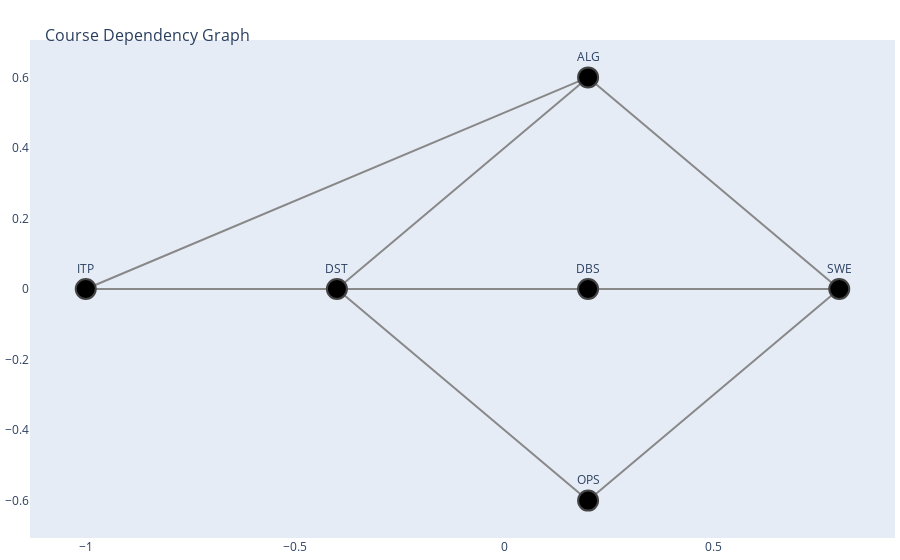

The cell this chart's notebook holds for it:
### Code cell
import pandas as pd
import networkx as nx
import plotly.graph_objects as go

# Sample data with additional metadata (professor)
data = [
    {"course_name": "Introduction to Programming", "shorthand": "ITP", "preliminary": [], "semester": 1, "professor": "Dr. Smith"},
    {"course_name": "Data Structures", "shorthand": "DST", "preliminary": ["ITP"], "semester": 2, "professor": "Dr. Johnson"},
    {"course_name": "Algorithms", "shorthand": "ALG", "preliminary": ["DST", "ITP"], "semester": 3, "professor": "Dr. Williams"},
    {"course_name": "Operating Systems", "shorthand": "OPS", "preliminary": ["DST"], "semester": 3, "professor": "Dr. Brown"},
    {"course_name": "Database Systems", "shorthand": "DBS", "preliminary": ["DST"], "semester": 3, "professor": "Dr. Davis"},
    {"course_name": "Software Engineering", "shorthand": "SWE", "preliminary": ["ALG", "OPS", "DBS"], "semester": 4, "professor": "Dr. Miller"},
]

# Convert data to DataFrame
df = pd.DataFrame(data)

# Create a directed graph
G = nx.DiGraph()

# Add nodes with metadata
for _, row in df.iterrows():
    G.add_node(row['shorthand'], label=row['course_name'], professor=row['professor'], semester=row['semester'])

# Add edges
for _, row in df.iterrows():
    for pre in row['preliminary']:
        G.add_edge(pre, row['shorthand'])

# Assign subsets based on semester
for node in G.nodes():
    G.nodes[node]['subset'] = df[df['shorthand'] == node]['semester'].values[0]

# Compute positions with a top-to-bottom layout and horizontal symmetry
pos = nx.multipartite_layout(G, subset_key="subset")

# Prepare the edge traces
edge_x = []
edge_y = []
for edge in G.edges():
    x0, y0 = pos[edge[0]]
    x1, y1 = pos[edge[1]]
    edge_x.append(x0)
    edge_x.append(x1)
    edge_x.append(None)
    edge_y.append(y0)
    edge_y.append(y1)
    edge_y.append(None)

edge_trace = go.Scatter(
    x=edge_x, y=edge_y,
    line=dict(width=2, color='#888'),
    hoverinfo='none',
    mode='lines'
)

# Prepare the node traces
node_x = []
node_y = []
node_text = []

for node in G.nodes():
    x, y = pos[node]
    node_x.append(x)
    node_y.append(y)
    # Hover label
    node_text.append(f"{G.nodes[node]['label']}<br>Professor: {G.nodes[node]['professor']}")

node_trace = go.Scatter(
    x=node_x, y=node_y,
    mode='markers+text',
    text=[node for node in G.nodes()],
    hoverinfo='text',
    marker=dict(
        showscale=False,
        color=[],
        size=20,
        line_width=2),
    textposition="top center",
    textfont=dict(size=12)
)

# Create the figure
fig = go.Figure(data=[edge_trace, node_trace],
                layout=go.Layout(
                    title='<br>Course Dependency Graph',
                    titlefont_size=16,
                    showlegend=False,
                    hovermode='closest',
                    margin=dict(b=20,l=5,r=5,t=40),
                    xaxis=dict(showgrid=False, zeroline=False),
                    yaxis=dict(showgrid=False, zeroline=False)
                ))

# Render the graph
fig.show()

### Figure 1 — Plotly figure (JSON) as saved in the notebook; plotly's stock layout.template omitted (floating-point values rounded to 4 significant figures)
{"data": [{"hoverinfo": "none", "line": {"color": "#888", "width": 2}, "mode": "lines", "type": "scatter", "x": [-1, -0.4, null, -1, 0.2, null, -0.4, 0.2, null, -0.4, 0.2, null, -0.4, 0.2, null, 0.2, 0.8, null, 0.2, 0.8, null, 0.2, 0.8, null], "y": [0, 0, null, 0, 0.6, null, 0, 0.6, null, 0, -0.6, null, 0, 0, null, 0.6, 0, null, -0.6, 0, null, 0, 0, null]}, {"hoverinfo": "text", "marker": {"color": [], "line": {"width": 2}, "showscale": false, "size": 20}, "mode": "markers+text", "text": ["ITP", "DST", "ALG", "OPS", "DBS", "SWE"], "textfont": {"size": 12}, "textposition": "top center", "type": "scatter", "x": [-1, -0.4, 0.2, 0.2, 0.2, 0.8], "y": [0, 0, 0.6, -0.6, 0, 0]}], "layout": {"hovermode": "closest", "margin": {"b": 20, "l": 5, "r": 5, "t": 40}, "showlegend": false, "title": {"font": {"size": 16}, "text": "<br>Course Dependency Graph"}, "xaxis": {"showgrid": false, "zeroline": false}, "yaxis": {"showgrid": false, "zeroline": false}}}
